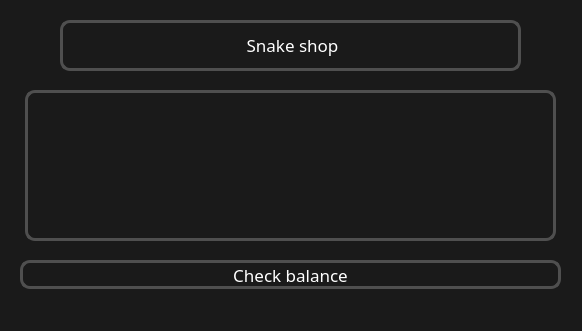
<?xml version="1.0" encoding="UTF-8"?>
<ui version="4.0">
 <class>MainWindow</class>
 <widget class="QMainWindow" name="MainWindow">
  <property name="geometry">
   <rect>
    <x>0</x>
    <y>0</y>
    <width>582</width>
    <height>331</height>
   </rect>
  </property>
  <property name="minimumSize">
   <size>
    <width>582</width>
    <height>331</height>
   </size>
  </property>
  <property name="maximumSize">
   <size>
    <width>582</width>
    <height>331</height>
   </size>
  </property>
  <property name="windowTitle">
   <string>MainWindow</string>
  </property>
  <property name="styleSheet">
   <string notr="true">background-color: #1a1a1a;</string>
  </property>
  <widget class="QWidget" name="centralwidget">
   <widget class="QTextBrowser" name="pprint_text">
    <property name="geometry">
     <rect>
      <x>25</x>
      <y>90</y>
      <width>531</width>
      <height>151</height>
     </rect>
    </property>
    <property name="focusPolicy">
     <enum>Qt::ClickFocus</enum>
    </property>
    <property name="styleSheet">
     <string notr="true"> .QTextBrowser{
	background-color:#1a1a1a;
	border-radius:10px;
	border:3px solid #4f4f4f;
	color:#ffffff;
	font-family:Trebuchet MS;
	font-size:15px;
}
</string>
    </property>
    <property name="html">
     <string>&lt;!DOCTYPE HTML PUBLIC &quot;-//W3C//DTD HTML 4.0//EN&quot; &quot;http://www.w3.org/TR/REC-html40/strict.dtd&quot;&gt;
&lt;html&gt;&lt;head&gt;&lt;meta name=&quot;qrichtext&quot; content=&quot;1&quot; /&gt;&lt;style type=&quot;text/css&quot;&gt;
p, li { white-space: pre-wrap; }
&lt;/style&gt;&lt;/head&gt;&lt;body style=&quot; font-family:'Trebuchet MS'; font-size:15px; font-weight:400; font-style:normal;&quot;&gt;
&lt;p style=&quot;-qt-paragraph-type:empty; margin-top:0px; margin-bottom:0px; margin-left:0px; margin-right:0px; -qt-block-indent:0; text-indent:0px; font-family:'MS Shell Dlg 2'; font-size:8.25pt;&quot;&gt;&lt;br /&gt;&lt;/p&gt;&lt;/body&gt;&lt;/html&gt;</string>
    </property>
   </widget>
   <widget class="QLabel" name="label_snake_shop_2">
    <property name="geometry">
     <rect>
      <x>60</x>
      <y>20</y>
      <width>461</width>
      <height>51</height>
     </rect>
    </property>
    <property name="styleSheet">
     <string notr="true">background-color:#1a1a1a;
	border-radius:10px;
	border:3px solid #4f4f4f;
	color:#ffffff;
	font-family:Trebuchet MS;
	font-size:17px;</string>
    </property>
    <property name="text">
     <string>&lt;html&gt;&lt;head/&gt;&lt;body&gt;&lt;p align=&quot;center&quot;&gt;Snake shop&lt;/p&gt;&lt;/body&gt;&lt;/html&gt;</string>
    </property>
   </widget>
   <widget class="QPushButton" name="descrip_">
    <property name="geometry">
     <rect>
      <x>20</x>
      <y>260</y>
      <width>541</width>
      <height>29</height>
     </rect>
    </property>
    <property name="styleSheet">
     <string notr="true"> .QPushButton{
	background-color:#1a1a1a;
	border-radius:10px;
	border:3px solid #4f4f4f;
	color:#ffffff;
	font-family:Trebuchet MS;
	font-size:17px;
}
.QPushButton:hover{
 	background-color:#272727;
	color:#095296;
 }
.QPushButton:pressed {
	border:2px solid #095296;
}</string>
    </property>
    <property name="text">
     <string>Check balance</string>
    </property>
   </widget>
  </widget>
  <widget class="QMenuBar" name="menubar">
   <property name="geometry">
    <rect>
     <x>0</x>
     <y>0</y>
     <width>582</width>
     <height>21</height>
    </rect>
   </property>
  </widget>
  <widget class="QStatusBar" name="statusbar"/>
 </widget>
 <resources/>
 <connections/>
</ui>
